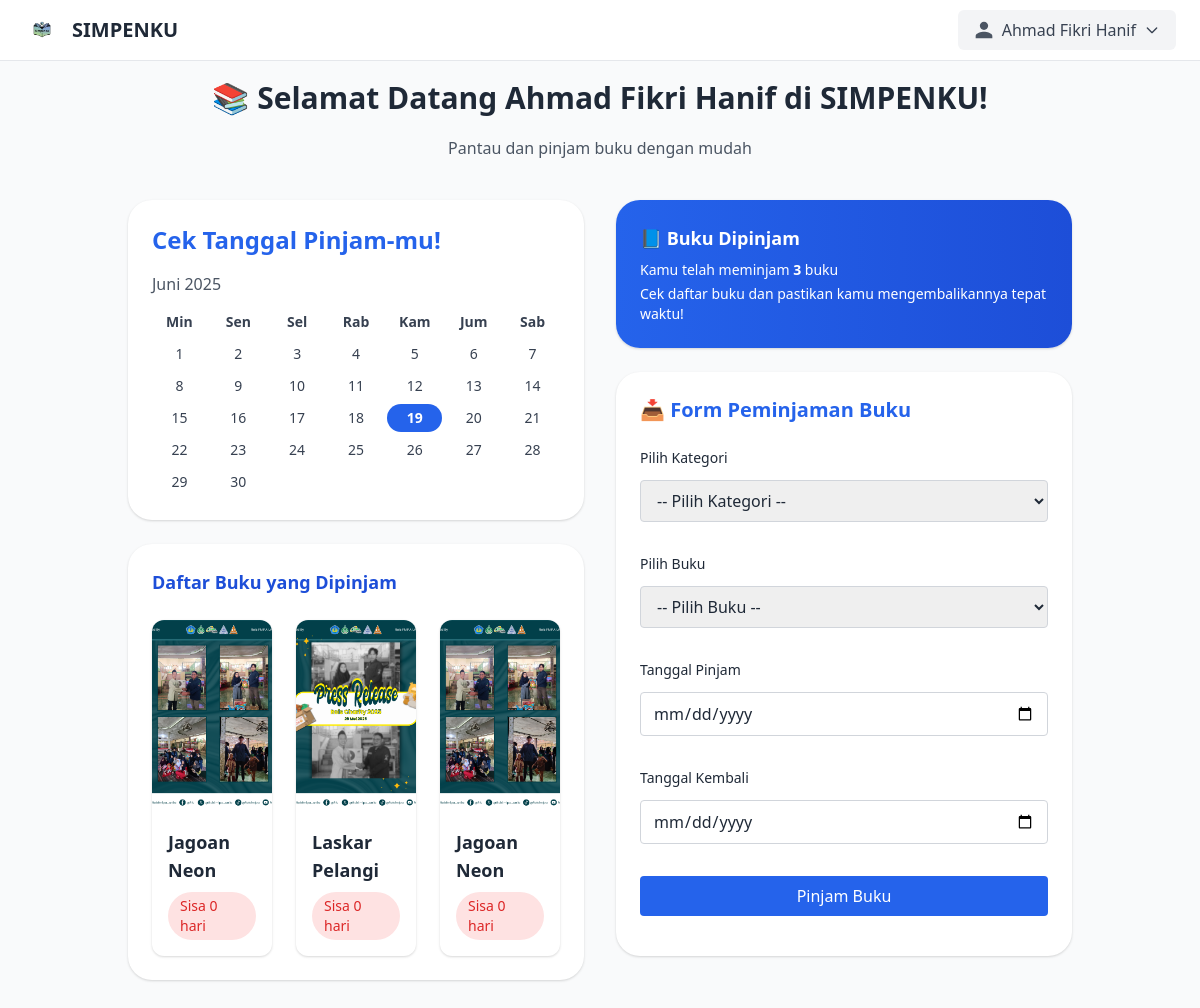
The app's page /user/dashboard_user.php (signed in) with its own data.
### tables this page shows
CREATE TABLE `peminjaman` (
  `id` int NOT NULL,
  `users_id` int NOT NULL,
  `buku_id` int NOT NULL,
  `tanggal_pinjam` date NOT NULL,
  `tanggal_kembali` date DEFAULT NULL,
  `status` enum('dipinjam','kembali','tidak dipinjam') DEFAULT 'tidak dipinjam'
);

CREATE TABLE `buku` (
  `id` int NOT NULL,
  `judul` varchar(255) NOT NULL,
  `penerbit` varchar(100) DEFAULT NULL,
  `tahun_terbit` year DEFAULT NULL,
  `kategori_id` int DEFAULT NULL,
  `jumlah` int DEFAULT '1',
  `status` enum('tersedia','dipinjam','tidak tersedia') DEFAULT 'tersedia',
  `created_at` timestamp NULL DEFAULT CURRENT_TIMESTAMP,
  `foto` varchar(255) DEFAULT NULL,
  `penulis_id` int DEFAULT NULL
);

### user/dashboard_user.php (the view, shortened to what this page needs)
<?php
include '../includes/db.php';
include 'asset/navbar.php';
$user_id = $_SESSION['user_id'];
$queryPeminjaman = mysqli_query($conn, "
    SELECT p.*, b.judul, b.foto, DATEDIFF(p.tanggal_kembali, CURDATE()) AS sisa_hari
    FROM peminjaman p
    JOIN buku b ON p.buku_id = b.id
    WHERE p.users_id = $user_id AND p.status = 'dipinjam'
");
$dataPeminjaman = mysqli_fetch_all($queryPeminjaman, MYSQLI_ASSOC);
?>
<!DOCTYPE html>
<html lang="id">
<head>
    <link href="https://cdn.jsdelivr.net/npm/tailwindcss@2.2.19/dist/tailwind.min.css" rel="stylesheet">
</head>
<body class="bg-gray-50 text-gray-800">
    <div class="container mx-auto px-10 py-10">
        <div class="text-center mb-10">
            <h1 class="text-3xl font-bold mt-10 mb-5">
                📚 Selamat Datang <span><?= htmlspecialchars($_SESSION['nama'] ?? 'penyewa') ?></span> di SIMPENKU!
            </h1>
            <p class="text-gray-600">Pantau dan pinjam buku dengan mudah</p>
        </div>
        <div class="grid grid-cols-2 lg:grid-cols-2 gap-8">
            <div>
                <div class="bg-white shadow rounded-xl-custom p-6">
                    <h2 class="text-2xl font-bold text-blue-600 mb-4 text-left">Cek Tanggal Pinjam-mu!</h2>
                    <p id="calendar-title" class="text-gray-600 mb-4 text-left"></p>
                    <div class="grid grid-cols-7 text-center text-sm font-semibold text-gray-700 gap-1">
                        <div>Min</div>
                        <div>Sen</div>
                        <div>Sel</div>
                        <div>Rab</div>
                        <div>Kam</div>
                        <div>Jum</div>
                        <div>Sab</div>
                    </div>
                    <div id="dates" class="grid grid-cols-7 text-center text-sm gap-1 mt-2"></div>
                </div>
                <div class="mt-6 bg-white shadow rounded-xl-custom p-6">
                    <h3 class="text-lg font-bold text-blue-700 mb-4">Daftar Buku yang Dipinjam</h3>
                    <div class="grid grid-cols-1 sm:grid-cols-2 md:grid-cols-3 gap-6 mt-6">
                        <?php foreach ($dataPeminjaman as $row): ?>
                            <div
                                class="relative group bg-white rounded-xl shadow hover:shadow-lg transition overflow-hidden">
                                <a href="detail_buku.php?id=<?= $row['buku_id'] ?>">
                                    <img src="../uploads/buku/<?= $row['foto'] ?>" alt="<?= $row['judul'] ?>"
                                        class="w-full h-48 object-cover">
                                </a>
                                <div class="p-4">
                                    <h3 class="text-lg font-semibold mb-2">
                                        <a href="detail_buku.php?id=<?= $row['buku_id'] ?>" class="hover:underline">
                                            <?= htmlspecialchars($row['judul']) ?>
                                        </a>
                                    </h3>
                                    <span
                                        class="inline-block px-3 py-1 text-sm rounded-full <?= $row['sisa_hari'] <= 3 ? 'bg-red-100 text-red-600' : 'bg-green-100 text-green-600' ?>">
                                        Sisa <?= $row['sisa_hari'] ?> hari
                                    </span>
                                </div>
                            </div>
                        <?php endforeach; ?>
                    </div>
                </div>
            </div>
            <div class="flex flex-col gap-6">
                <div class="bg-gradient-to-r from-blue-600 to-blue-700 text-white p-6 rounded-xl-custom shadow">
                    <h2 class="text-lg font-semibold mb-2">📘 Buku Dipinjam</h2>
                    <p class="text-sm mb-1">Kamu telah meminjam
                        <strong><?= mysqli_num_rows($queryPeminjaman) ?></strong> buku
                    </p>
                    <p class="text-sm">Cek daftar buku dan pastikan kamu mengembalikannya tepat waktu!</p>
                </div>
                <div class="bg-white p-6 rounded-xl-custom shadow">
                    <h2 class="text-xl font-semibold mb-6 text-blue-600">📥 Form Peminjaman Buku</h2>
                    <form action="../includes/proses_pinjam.php" method="POST" class="space-y-8">
                        <div>
                            <label class="block mb-3 font-medium text-sm">Pilih Kategori</label>
                            <select name="kategori_id" required class="w-full border border-gray-300 rounded px-3 py-2">
                                <option value="">-- Pilih Kategori --</option>
                            </select>
                        </div>
                        <div>
                            <label class="block mb-3 font-medium text-sm">Pilih Buku</label>
                            <select name="buku_id" required class="w-full border border-gray-300 rounded px-3 py-2">
                                <option value="">-- Pilih Buku --</option>
                            </select>
                        </div>
                        <div>
                            <label class="block mb-3 font-medium text-sm">Tanggal Pinjam</label>
                            <input type="date" name="tanggal_pinjam" required
                                class="w-full border border-gray-300 rounded px-3 py-2">
                        </div>
                        <div>
                            <label class="block mb-3 font-medium text-sm">Tanggal Kembali</label>
                            <input type="date" name="tanggal_kembali" required
                                class="w-full border border-gray-300 rounded px-3 py-2">
                        </div>
                        <button type="submit"
                            class="w-full bg-blue-600 text-white py-2 rounded hover:bg-blue-700 transition">Pinjam
                            Buku</button>
                    </form>
                </div>
            </div>
        </div>
    </div>
</body>
</html>

### user/dashboard_user.php (style rules this page uses)
.rounded-xl-custom { border-radius: 1.5rem; }

### records on screen
peminjaman: buku.foto (picture), buku.judul "Jagoan Neon", sisa_hari "0"
peminjaman: buku.foto (picture), buku.judul "Laskar Pelangi", sisa_hari "0"
peminjaman: buku.foto (picture), buku.judul "Jagoan Neon", sisa_hari "0"

### other values on screen
$_SESSION['nama'] "Ahmad Fikri Hanif"
mysqli_num_rows($queryPeminjaman) "3"
